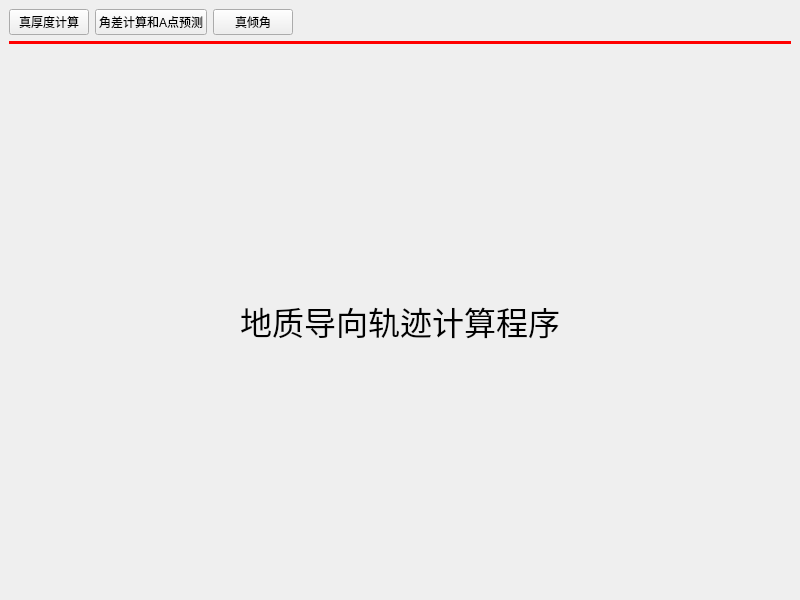
<?xml version="1.0" encoding="UTF-8"?>
<ui version="4.0">
 <class>MainWindow</class>
 <widget class="QMainWindow" name="MainWindow">
  <property name="geometry">
   <rect>
    <x>0</x>
    <y>0</y>
    <width>800</width>
    <height>600</height>
   </rect>
  </property>
  <property name="windowTitle">
   <string>地质导向轨迹计算器</string>
  </property>
  <widget class="QWidget" name="centralwidget">
   <layout class="QVBoxLayout" name="verticalLayout">
    <item>
     <layout class="QHBoxLayout" name="horizontalLayout">
      <item>
       <widget class="QPushButton" name="btn_true_thickness">
        <property name="text">
         <string>真厚度计算</string>
        </property>
       </widget>
      </item>
      <item>
       <widget class="QPushButton" name="btn_angle_diff">
        <property name="text">
         <string>角差计算和A点预测</string>
        </property>
       </widget>
      </item>
      <item>
       <widget class="QPushButton" name="btn_true_dip">
        <property name="text">
         <string>真倾角</string>
        </property>
       </widget>
      </item>
      <item>
       <spacer name="horizontalSpacer">
        <property name="orientation">
         <enum>Qt::Horizontal</enum>
        </property>
        <property name="sizeHint" stdset="0">
         <size>
          <width>40</width>
          <height>20</height>
         </size>
        </property>
       </spacer>
      </item>
     </layout>
    </item>
    <item>
     <widget class="Line" name="line">
      <property name="styleSheet">
       <string>color: red; background-color: red;</string>
      </property>
      <property name="frameShadow">
       <enum>QFrame::Plain</enum>
      </property>
      <property name="lineWidth">
       <number>2</number>
      </property>
      <property name="orientation">
       <enum>Qt::Horizontal</enum>
      </property>
     </widget>
    </item>
    <item>
     <widget class="QStackedWidget" name="stackedWidget">
      <property name="currentIndex">
       <number>0</number>
      </property>
      <widget class="QWidget" name="page_default">
       <layout class="QVBoxLayout" name="verticalLayout_2">
        <item>
         <widget class="QLabel" name="label">
          <property name="font">
           <font>
            <pointsize>24</pointsize>
           </font>
          </property>
          <property name="text">
           <string>地质导向轨迹计算程序</string>
          </property>
          <property name="alignment">
           <set>Qt::AlignCenter</set>
          </property>
         </widget>
        </item>
       </layout>
      </widget>
     </widget>
    </item>
   </layout>
  </widget>
 </widget>
 <resources/>
 <connections/>
</ui>
